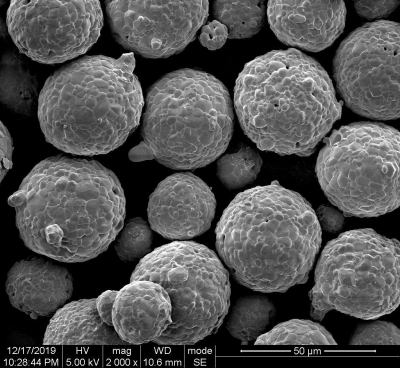
#> input picture task5/Spherical-Aluminum-Nitride.png, 400 x 368 px, found by its file name
$ jupyter execute grain_analysis.ipynb
#> lines starting #> are read from the running program, lines starting #| are printed output that depends on the picture; after the words box and inside, x2 and y2 are one past the last pixel; in counts of white or black regions, pixels touching at a corner belong together
[cell 1]
import cv2
import numpy as np
from matplotlib import pyplot as plt
from scipy import ndimage
from skimage import measure, color, io

[cell 2]
img1 = cv2.imread("Spherical-Aluminum-Nitride.png")
#> img1 is the input picture: shape (368, 400, 3); min 0, max 254, mean 81.2
img = cv2.cvtColor(img1,cv2.COLOR_BGR2GRAY)

[cell 3]
pixels_to_um = 0.5 # 1 pixel = 500 nm (got this from the metadata of original image)

[cell 4]
ret1, thresh = cv2.threshold(img, 30, 255, cv2.THRESH_BINARY)
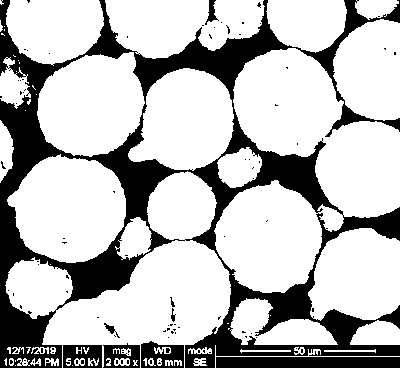
#> thresh: shape (368, 400); 73.6% white; 104 black regions (95 under 20 px), largest, box (x1, y1, x2, y2) and area: (0, 0, 400, 368) 34167, (216, 357, 400, 368) 2024, (141, 341, 184, 368) 773
# ret1, thresh = cv2.threshold(img, 0, 255, cv2.THRESH_BINARY+cv2.THRESH_OTSU)
cv2.imshow('Colored Grains', thresh)
cv2.waitKey(0)

[cell 5]
kernel = np.ones((3,3),np.uint8)
opening = cv2.morphologyEx(thresh,cv2.MORPH_OPEN,kernel, iterations = 2)
#> opening: shape (368, 400); 71.5% white; 26 black regions (21 under 20 px), largest, box (x1, y1, x2, y2) and area: (0, 0, 400, 368) 41419, (163, 297, 180, 334) 152, (205, 0, 219, 25) 150, (104, 323, 120, 338) 81, (0, 161, 6, 169) 26
cv2.imshow('Colored Grains',opening )
cv2.waitKey(0)

[cell 6]
# from skimage.segmentation import clear_border
# opening = clear_border(opening)

[cell 7]
sure_bg = cv2.dilate(opening,kernel,iterations=2)
#> sure_bg: shape (368, 400); 79.7% white; 33 black regions (15 under 20 px), largest, box (x1, y1, x2, y2) and area: (0, 0, 400, 368) 19843, (136, 18, 285, 92) 2954, (228, 121, 328, 218) 2130
cv2.imshow('Colored Grains',sure_bg )
cv2.waitKey(0)

[cell 8]
dist_transform = cv2.distanceTransform(opening,cv2.DIST_L2,3)
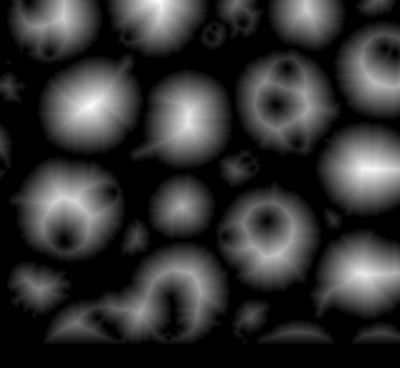
#> dist_transform: shape (368, 400) float32; min 0, max 47.75, mean 9.6; drawn with min black and max white
cv2.imshow('Colored Grains',dist_transform)
cv2.waitKey(0)

[cell 9]
ret2, sure_fg = cv2.threshold(dist_transform,0.2*dist_transform.max(),255,0)
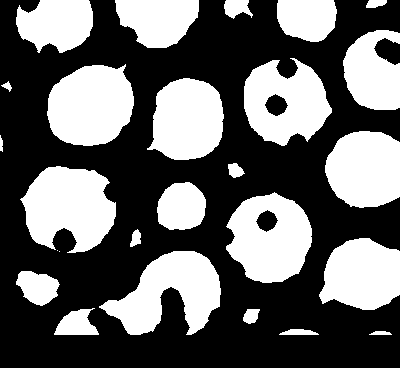
#> sure_fg: shape (368, 400) float32; 39.8% white; 26 white regions (2 under 20 px), largest, box (x1, y1, x2, y2) and area: (20, 166, 116, 253) 5876, (99, 251, 221, 335) 5630, (47, 64, 134, 146) 5601
#> ret2 = 9.55

[cell 10]
sure_fg = np.uint8(sure_fg)
unknown = cv2.subtract(sure_bg,sure_fg)
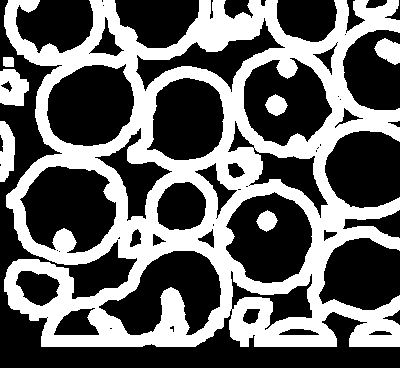
#> unknown: shape (368, 400); 39.9% white; 7 white regions
cv2.imshow('Colored Grains', unknown)
cv2.waitKey(0)

[cell 11]
ret3, markers = cv2.connectedComponents(sure_fg)
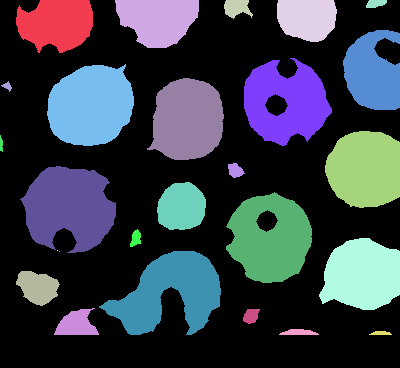
#> markers: shape (368, 400) int32; 27 distinct labels, from 0 to 26; one colour per label, 0 black
#> ret3 = 27

[cell 12]
markers = markers+10
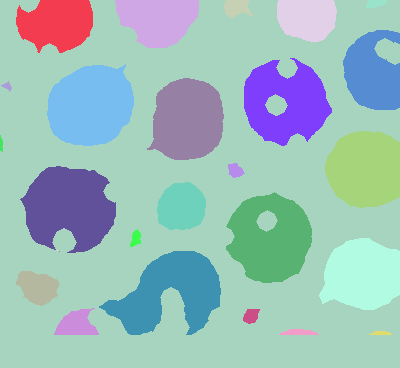
#> markers: shape (368, 400) int32; 27 distinct labels, from 10 to 36; one colour per label, 0 black

# Now, mark the region of unknown with zero
markers[unknown==255] = 0
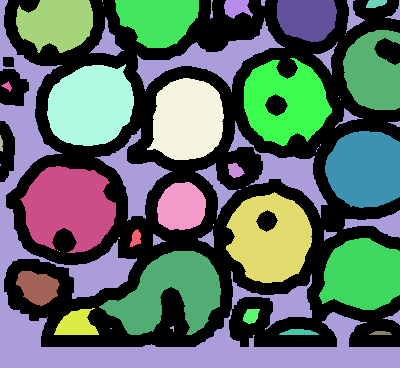
#> markers: shape (368, 400) int32; 28 distinct labels, from 0 to 36; one colour per label, 0 black

[cell 13]
markers = cv2.watershed(img1,markers)
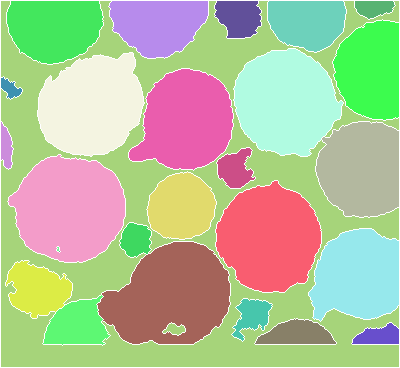
#> markers: shape (368, 400) int32; 28 distinct labels, from -1 to 36; one colour per label, 0 black, -1 white

[cell 14]
img1[markers == -1] = [0,255,255]
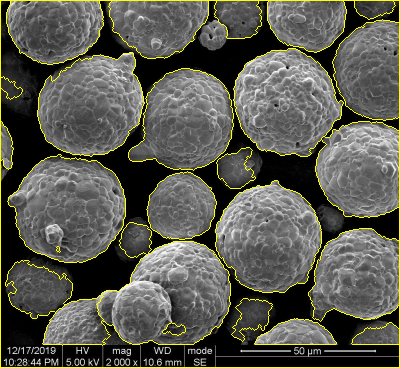
#> img1: shape (368, 400, 3); 4.18% of pixels changed, all inside (x1, y1, x2, y2) = (0, 0, 400, 368)

img2 = color.label2rgb(markers, bg_label=0)
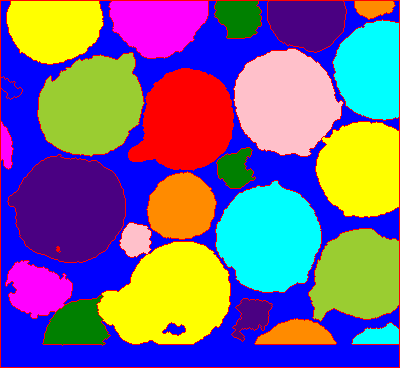
#> img2: shape (368, 400, 3) float64; mean R, G, B 0.472, 0.406, 0.559

cv2.imshow('Overlay on original image', img1)
cv2.imshow('Colored Grains', img2)
cv2.waitKey(0)

[cell 15]
regions = measure.regionprops(markers, intensity_image=img)
#> regions = 27 regions; largest, box (x1, y1, x2, y2) and area: (1, 1, 399, 367) 43139, (97, 242, 230, 344) 9590, (8, 155, 125, 262) 9256, (216, 181, 321, 292) 8622, (234, 49, 343, 156) 8493

[cell 16]
#Can print various parameters for all objects
for prop in regions:
    print('Label: {} Area: {}'.format(prop.label, prop.area))
#> this loop made 27 passes
#| Label: 10 Area: 43139.0
#| Label: 11 Area: 4926.0
#| Label: 12 Area: 4288.0
#| Label: 13 Area: 1382.0
#| Label: 14 Area: 3212.0
#| Label: 15 Area: 527.0
#| Label: 16 Area: 5320.0
#| Label: 17 Area: 8493.0
#> (further printed lines are left out)

#Best way is to output all properties to a csv file
#Let us pick which ones we want to export.

# propList = ['Area',
            # 'equivalent_diameter', #Added... verify if it works
            # 'orientation', #Added, verify if it works. Angle btwn x-axis and major axis.
            # 'MajorAxisLength',
            # 'MinorAxisLength',
            # 'Perimeter',
            # 'MinIntensity',
            # 'MeanIntensity',
            # 'MaxIntensity']

[cell 17]
propList = ['Area',
            'equivalent_diameter', #Added... verify if it works
            'orientation', #Added, verify if it works. Angle btwn x-axis and major axis.
            'MajorAxisLength',
            'MinorAxisLength',
            'Perimeter',
            'MinIntensity',
            'MeanIntensity',
            'MaxIntensity']

[cell 18]
output_file = open('image_measurements.csv', 'w')
output_file.write('Grain #' + "," + "," + ",".join(propList) + '\n') #join strings in array by commas,
#First cell to print grain number
#Second cell blank as we will not print Label column

grain_number = 1
for region_props in regions:
    output_file.write(str(grain_number) + ',')
    #output cluster properties to the excel file
#    output_file.write(str(region_props['Label']))
    for i,prop in enumerate(propList):
        if(prop == 'Area'):
            to_print = region_props[prop]*pixels_to_um**2   #Convert pixel square to um square
        elif(prop == 'orientation'):
            to_print = region_props[prop]*57.2958  #Convert to degrees from radians
        elif(prop.find('Intensity') < 0):          # Any prop without Intensity in its name
            to_print = region_props[prop]*pixels_to_um
        else:
            to_print = region_props[prop]     #Reamining props, basically the ones with Intensity in its name
        output_file.write(',' + str(to_print))
    output_file.write('\n')
    grain_number += 1
#> after the loop, grain_number = 28

output_file.close()   #Closes the file, otherwise it would be read only.
